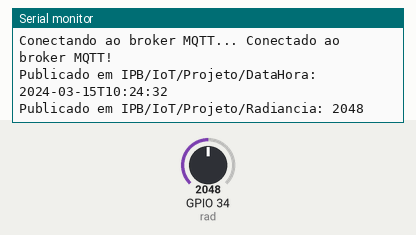
A sketch run on a simulated ESP32. Parts: the last lines printed to the serial monitor. Inputs (shaded band) come from the test bench; at power-on: GPIO 34 (rad) = 2048. WiFi joins after 1.5 s; servers stay silent unless stated; the local clock reads 2024-03-15 10:24:30 at power-on unless the sketch sets it; random numbers use the default seed unless the sketch sets one; no MQTT or app messages arrive unless stated; web services answer with replies made up by the test bench.

Above: at 3.9 s.
4.0 s: GPIO 34 (rad) set to 1960
At 5.4 s:
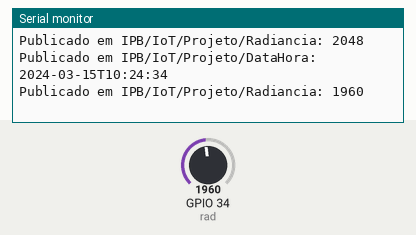
6.7 s: GPIO 34 (rad) set to 2040
At 8.1 s:
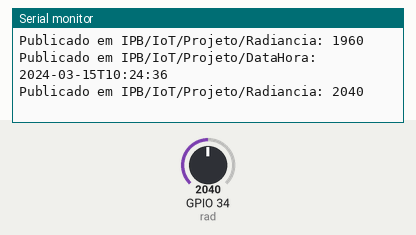
Timing chart, 0 to 9.7 s (numbered marks = the images above; inputs shaded):
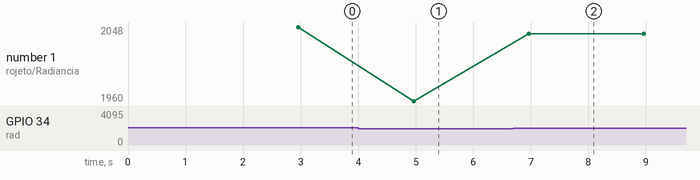

Measured:
- after the input at 4.0 s, the serial monitor: prints a new line after 0.96 s (image 1)
- after the input at 6.7 s, the serial monitor: prints a new line after 0.27 s (image 2)
- plotted number 1: 2048 → 1960 after the input at 4.0 s, 1960 → 2040 after the input at 6.7 s

The sketch:

sketch.ino
```cpp
#include <HTTPClient.h>
#include <WiFi.h>
#include <PubSubClient.h>
#include <ArduinoJson.h>

// Configurações WiFi e MQTT
const char* mqtt_server = "broker.emqx.io";
const char* ssid = "Wokwi-GUEST";
const char* password = "";

// Pinos
#define rad 34

// Variáveis globais
WiFiClient espClient;
PubSubClient client(espClient);

long lastTime = 0;
const int Msg_Size = 100;
char msg[Msg_Size];

// Variáveis para data/hora
String currentDateTime = "N/A";
const String timezone = "Europe/Lisbon";
const String worldTimeApiUrl = "http://worldtimeapi.org/api/timezone/" + timezone;

void setup_wifi() {
  Serial.println("Iniciando conexão WiFi...");
  WiFi.begin(ssid, password);

  while (WiFi.status() != WL_CONNECTED) {
    delay(500);
    Serial.print(".");
  }

  Serial.println();
  Serial.println("WiFi conectado com sucesso!");
}

String getCurrentDateTime() {
  if (WiFi.status() == WL_CONNECTED) {
    HTTPClient http;
    http.begin(worldTimeApiUrl);
    int httpCode = http.GET();

    if (httpCode == HTTP_CODE_OK) {
      String payload = http.getString();

      // Parse JSON response
      DynamicJsonDocument doc(1024);
      deserializeJson(doc, payload);

      String datetime = doc["datetime"].as<String>();
      datetime = datetime.substring(0, 19); // Formato: YYYY-MM-DD HH:MM:SS

      http.end();
      return datetime;
    } else {
      Serial.print("Erro na requisição HTTP: ");
      Serial.println(httpCode);
      http.end();
      return "Erro API";
    }
  } else {
    return "Sem WiFi";
  }
}

void publishData(const char* topic, const char* payload) {
  if (client.publish(topic, payload)) {
    Serial.print("Publicado em ");
    Serial.print(topic);
    Serial.print(": ");
    Serial.println(payload);
  } else {
    Serial.print("Falha ao publicar em ");
    Serial.println(topic);
  }
}

void reconnect() {
  Serial.print("Conectando ao broker MQTT... ");

  String clientId = "AulaIoT-";
  clientId += String(random(0xffff), HEX);

  if (client.connect(clientId.c_str())) {
    Serial.println("Conectado ao broker MQTT!");
    client.publish("IPB/IoT/Projeto/Status", "Dispositivo conectado");
  } else {
    Serial.print("Falhou, rc=");
    Serial.print(client.state());
    Serial.println(" - tentando novamente em 5 segundos...");
    delay(5000);
  }
}

void setup() {
  Serial.begin(115200);
  delay(1000);
  Serial.println("Inicializando...");

  setup_wifi();

  client.setServer(mqtt_server, 1883);

  currentDateTime = getCurrentDateTime();
  Serial.print("Data/hora atual: ");
  Serial.println(currentDateTime);
}

void loop() {
  // Verifica e reconecta WiFi
  while (WiFi.status() != WL_CONNECTED) {
    Serial.println("WiFi desconectado! Tentando reconectar...");
    setup_wifi();
  }

  // Verifica e reconecta MQTT
  if (!client.connected()) {
    Serial.println("Desconectado do Broker MQTT! Tentando reconectar...");
    reconnect();
  }

  client.loop();

  long now = millis();
  if (now - lastTime > 2000) {
    lastTime = now;

    // Atualiza e imprime a data/hora
    String datetime = getCurrentDateTime();
    publishData("IPB/IoT/Projeto/DataHora", datetime.c_str());
    // Lê valor do sensor
    int radiancia = analogRead(rad);
    snprintf(msg, Msg_Size, "%d", radiancia);

    publishData("IPB/IoT/Projeto/Radiancia", msg);
  }
}
```
